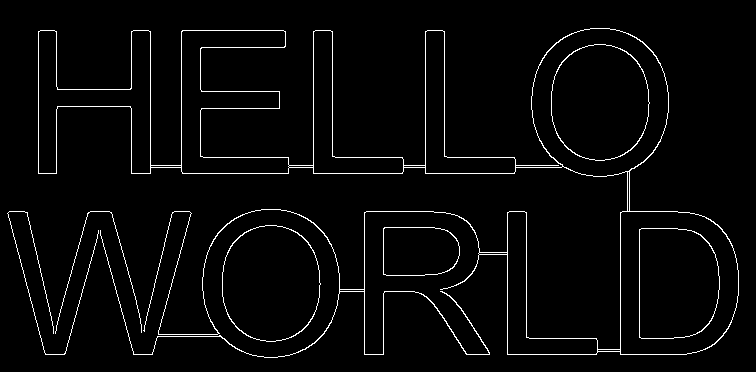
#> input picture image_to_draw_canny.png, 756 x 372 px; its folder holds only this picture in this run
$ python polarSD.py
#> lines starting #> are read from the running program, lines starting #| are printed output that depends on the picture; after the words box and inside, x2 and y2 are one past the last pixel; in counts of white or black regions, pixels touching at a corner belong together
'''
# PolarGraph Project
This Script: Reduces Images to Edges for Sketching

    [1] Liam S. -> hardware
    [2] Ben L.  -> software
'''

import numpy as np
import cv2
from tkinter import Tk
from tkinter.filedialog import askopenfilename

import PIL
from PIL import Image, ImageFilter
import PIL.ImageOps
import networkx as nx
import pickle
import matplotlib.pyplot as plt
import PIL.ImageOps

import turtle
import pickle
import copy


# .............................GET IMAGE FROM LOCAL SYSTEM
#GUI Based Selection
Tk().withdraw()
file_address = askopenfilename()
#> the answer given: image_to_draw_canny.png
original_img = cv2.imread(file_address)
#> original_img is the input picture: shape (372, 756, 3); 2.9% white in thin lines or dots, all inside (x1, y1, x2, y2) = (7, 28, 739, 358)
cv2.imwrite("image_to_draw.png", original_img)
filename = "image_to_draw.png"

# .............................................................. MAIN ALGORITHM .........................................................................
def reduceImage(filename):
    # Image Processing
    edges = 255-draw(filename)
    image = PIL.Image.open(filename[0:-4] + "_canny.png") # get cannied-iamge from local file system
    image.thumbnail((256,144), Image.NEAREST)
    simplified = singleLineImage(edges) # reduce to one-stroke drawable
    img = PIL.Image.fromarray(edges)

    # Path Output
    # send  simplified-image to the path-finding algorithm,
    # which a drawing-path will be identified
    PIL.Image.fromarray(simplified).convert('RGBA').save(filename[0:-4] + '_preview.png')
    pp,nn = pa_to_path(filename)
    with open(filename[0:-4]+'_path.p', 'wb') as fp: # output path-file
        pickle.dump(pp, fp)
    load_path(filename) # write file containing drawing-path coordinates
# .......................................................................................................................................................


# .... CANNY (edge detection)
# produce an image-file that is just an outline of the original image,
# which the reduceImage() algorithm will further compress.
def autoCanny(image):
    sigma=0.33                  # sigma^ = threshold^
    med = np.median(image)      # px-intensity
    lower = int(max(0, med * (1.0-sigma)))
    upper = int(min(255, med * (1.0+sigma)))
    # Edge Detection using computed Median
    edgedImage = cv2.Canny(image, lower, upper)
    return edgedImage


# .... CANNY PRE-PROCESSING
# blur the original image and apply canny-edge detector on it
def draw(filename):
    image = cv2.imread(filename)
    gray = cv2.cvtColor(image, cv2.COLOR_BGR2GRAY)
    blurred = cv2.GaussianBlur(gray, (3,3), 0) # filter image-noise w. 3x3 Kernel
    auto = autoCanny(blurred) # canny the blurred image
    outName = filename[0:-4] + "_canny.png"
    cv2.imwrite(outName, auto) # write image to local file system
    cv2.waitKey(0)
    return auto


# .... REDUCTION (to just image-nodes we'll draw)
# reduce image to just a fraction of the original pixels,
# which the path algorithm will find a drawing path for
def singleLineImage(image):
    x,y = image.shape
    tol = 2 # max dist. btwn neighbor-nodes

    # outta-bounds prevention (canvas)
    image[:,0] = 255
    image[:,y-tol:]=255
    image[0,:] = 255
    image[x-tol:,:] = 255
    newImg = np.ones((x,y))*255
    imgSimple = image

    # Image-"Edges" = nodes w/in 2px of each other
    G = nx.Graph()
    for ix in range(x):
        for iy in range(y):
            if imgSimple[ix,iy] == 0:   # draw black-px's
                # find neighbour black-px
                neighbours = []
                for subx in [-2,-1,0,1,2]:     # legal distances between neighbour-nodes
                    for suby in [-2,-1,0,1,2]:
                        # pos. of neighbouring-node
                        iix = ix+subx; iiy = iy+suby
                        # check if edge is formed
                        if imgSimple[iix,iiy] == 0:
                            G.add_edge((ix,iy), (iix,iiy))

    # Longest Path max's Resolution
    G = max(nx.connected_component_subgraphs(G), key=len)
    for node in G.nodes:
        newImg[node[0], node[1]] = 0
    return newImg


# .. ( X ) .. P A T H  P L A N N I N G
# Compute the path the machine will follow, as an
# array of coordinates
# [186 lines left out: functions load_path, pa_to_path, dfstoPath, MotorCoords, turtleDraw, not called in this run]


reduceImage(filename)
#> in draw, `blurred = cv2.GaussianBlur(gray, (3,3), 0)`:
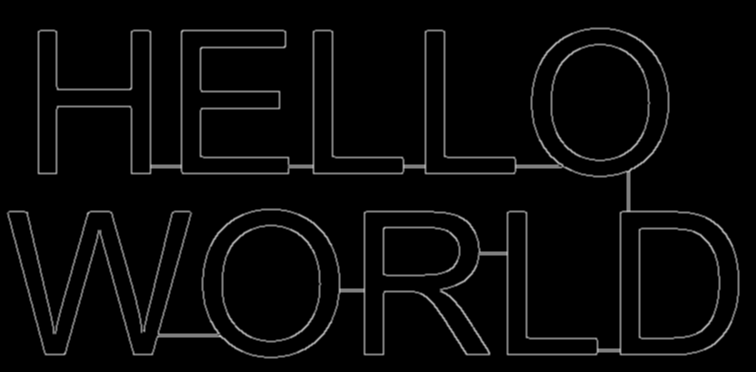
#> blurred: shape (372, 756); min 0, max 191, mean 7.5
#> in autoCanny, `med = np.median(image)`: med = 0
#> in autoCanny, `edgedImage = cv2.Canny(image, lower, upper)`:
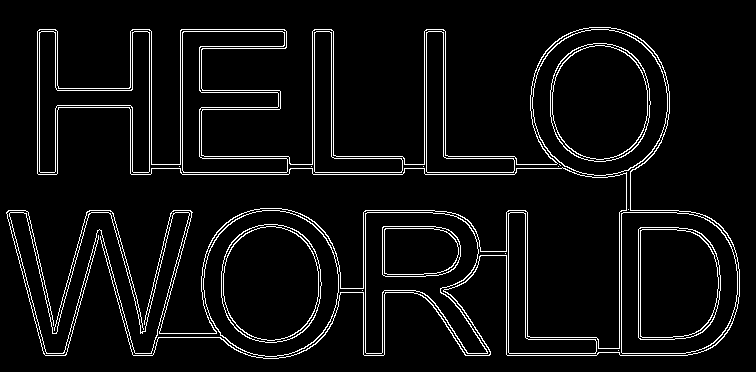
#> edgedImage: shape (372, 756); 5.6% white in thin lines or dots, all inside (x1, y1, x2, y2) = (6, 27, 740, 359)
#> in reduceImage, `image.thumbnail((256,144), Image.NEAREST)`:
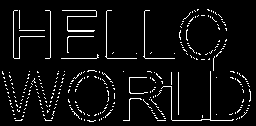
#> image: PIL image 256x126 L; 5.5% white in thin lines or dots, all inside (x1, y1, x2, y2) = (2, 9, 251, 122)
#> (the run stopped early here; a loop or call above may not have finished)
